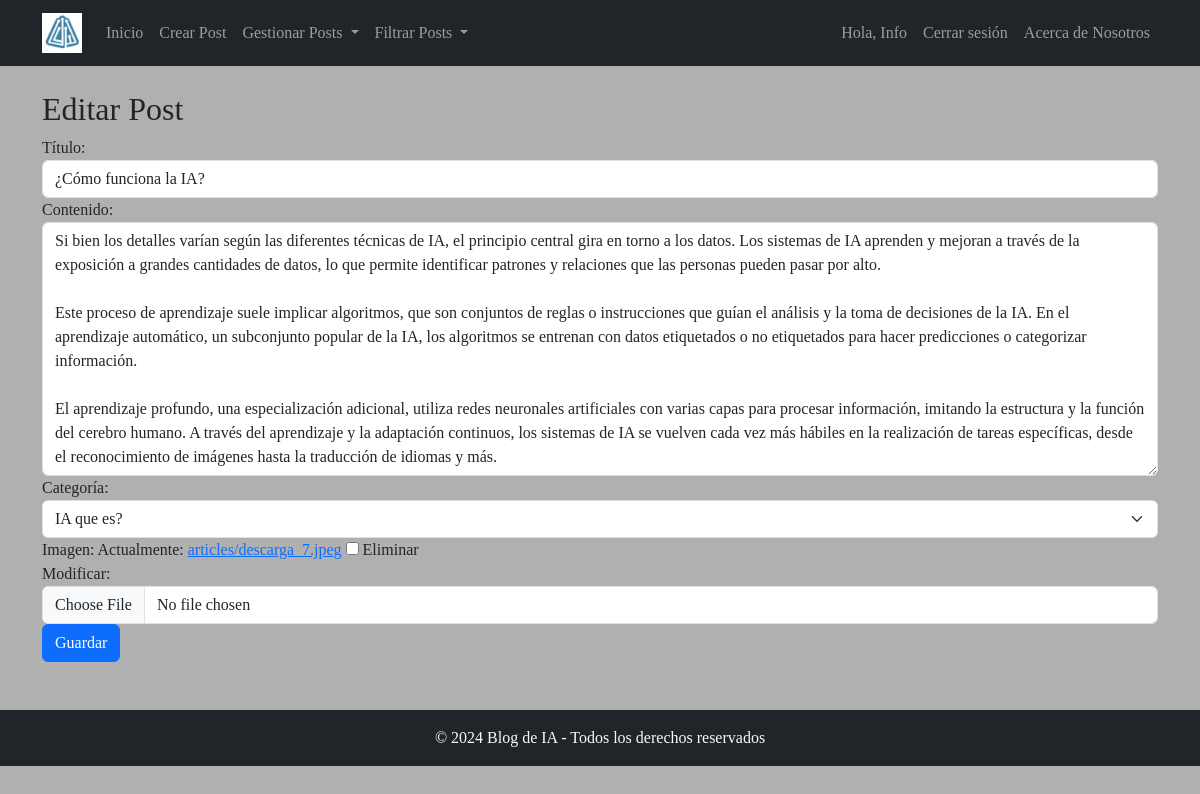
Page /article/como-funciona-la-ia/edit/ (signed in) on the committed database.
### blog/models.py (models this page shows, shortened)
class Article(models.Model):
    title = models.CharField(max_length=200)  # Título del artículo
    slug = models.SlugField(unique=True, max_length=200)  # Slug único para la URL
    content = HTMLField() # Contenido del artículo
    author = models.ForeignKey(User, on_delete=models.CASCADE)  # Autor del artículo
    published_date = models.DateTimeField(auto_now_add=True)  # Fecha de publicación automática
    category = models.ForeignKey(Category, on_delete=models.SET_NULL, null=True, blank=True)  # Categoría del artículo
    image = models.ImageField(upload_to='articles/', blank=True, null=True)  # Imagen del artículo
    class Meta:
        ordering = ['-published_date']  # Ordena los artículos por fecha de publicación (más recientes primero)
        verbose_name_plural = "Articles"  # Nombre plural para el modelo

### blog/views.py (the view)
# urls.py: path('article/<slug:slug>/edit/', article_edit, name='article_edit'),  # URL para editar un artículo
@login_required
def article_edit(request, slug):
    article = get_object_or_404(Article, slug=slug)  # Asegúrate de que el slug se pase aquí
    if request.user != article.author:
        return redirect('home')  # Solo el autor puede editar sus artículos
    if request.method == 'POST':
        form = ArticleForm(request.POST, request.FILES, instance=article)  # Crea el formulario con los datos del artículo
        if form.is_valid():
            article = form.save(commit=False)  # Guarda el artículo sin confirmar
            article.slug = slugify(article.title)  # Genera un nuevo slug basado en el título
            article.save()  # Guarda el artículo en la base de datos
            return redirect('article_detail', slug=article.slug)  # Redirige a la página de detalles del artículo
    else:
        form = ArticleForm(instance=article)  # Carga el formulario con los datos del artículo existente
    context = {
        'form': form,
        'article': article  # Pasa el artículo al contexto para la plantilla
    }
    return render(request, 'blog/article_form.html', context)  # Renderiza la plantilla del formulario

### blog/forms.py
class ArticleForm(forms.ModelForm):
    class Meta:
        model = Article  # Modelo asociado al formulario
        fields = ['title', 'content', 'category', 'image']  # Campos que se incluirán en el formulario
        exclude = ['published_date', 'author', 'slug']  # Campos que se excluirán del formulario
        content = forms.CharField(widget=TinyMCE(attrs={'cols': 80, 'rows': 30}))

### blog/models.py (called while the page is built)
    def __str__(self):
        return self.name  # Devuelve el nombre de la categoría como representación del objeto

### blog/templatetags/form_filters.py (called while the page is built)
@register.filter
def add_class(field, css_class):
    return field.as_widget(attrs={"class": css_class})

### blog/templates/blog/article_form.html (shortened to what this page needs)
{% extends 'blog/base.html' %}
{% load static %}
{% load form_filters %}
{% block content %}
<h2>{% if form.instance.pk %}Editar{% else %}Crear Nuevo{% endif %} Post</h2>
<form method="post" enctype="multipart/form-data">
    <div class="form-group" id = "titulo">
        <label for="{{ form.title.id_for_label }}">Título:</label>
        {{ form.title|add_class:"form-control" }}
    </div>
    <div class="form-group", id = "contenido">
        <label for="{{ form.content.id_for_label }}">Contenido:</label>
        {{ form.content|add_class:"form-control" }}
    </div>
    <div class="form-group" id = "categoria">
        <label for="{{ form.category.id_for_label }}">Categoría:</label>
        {{ form.category|add_class:"form-select" }}
    </div>
    <div class="form-group" id = "imagen">
        <label for="{{ form.image.id_for_label }}">Imagen:</label>
        {{ form.image|add_class:"form-control" }}
    </div>
    <button type="submit" class="btn btn-primary">Guardar</button>
</form>
{% endblock %}

### blog/templates/blog/base.html (shortened to what this page needs)
{% load static %}
<!DOCTYPE html>
<html lang="es">
<head>
    <link href="https://cdn.jsdelivr.net/npm/bootstrap@5.3.0/dist/css/bootstrap.min.css" rel="stylesheet">
    <link rel="stylesheet" href="{% static 'css/style.css' %}">
</head>
<body>
    <nav class="navbar navbar-expand-lg navbar-dark bg-dark">
        <div class="container">
            <a class="navbar-brand" href="{% url 'home' %}">
                <img src="{% static 'logo.jpeg' %}" alt="Logo" style="height: 40px; width: auto;">
            </a>
            <div class="collapse navbar-collapse" id="navbarNav">
                <ul class="navbar-nav me-auto">
                    <li class="nav-item">
                        <a class="nav-link" href="{% url 'home' %}">Inicio</a>
                    {% if user.is_authenticated %}
                        <li class="nav-item">
                            <a class="nav-link" href="{% url 'article_create' %}">Crear Post</a>
                        </li>
                        <li class="nav-item dropdown">
                            <a class="nav-link dropdown-toggle" href="#" id="navbarDropdown" role="button" data-bs-toggle="dropdown" aria-expanded="false">
                                Gestionar Posts
                            </a>
                        </li>
                        <li class="nav-item dropdown">
                            <a class="nav-link dropdown-toggle" href="#" id="navbarDropdown" role="button" data-bs-toggle="dropdown" aria-expanded="false">
                                Filtrar Posts
                            </a>
                        </li>
                    {% endif %}
                </ul>
                <ul class="navbar-nav" >
                    {% if user.is_authenticated %}
                        <li class="nav-item">
                            <span class="nav-link">Hola, {{ user.username }}</span>
                        </li>
                        <li class="nav-item">
                            <form method="post" action="{% url 'logout' %}">
                                <button type="submit" class="btn btn-link nav-link">Cerrar sesión</button>
                            </form>
                        </li>
                        <li class="nav-item">
                            <a class="nav-link" href="{% url 'about_us' %}">Acerca de Nosotros</a>
                        </li>
                    {% endif %}
                </ul>
            </div>
        </div>
    </nav>
    <main class="container mt-4">
        {% block content %}
        {% endblock %}
    </main>
    <footer class="bg-dark text-light text-center py-3 mt-5">
        <div class="container">
            © 2024 Blog de IA - Todos los derechos reservados
        </div>
    </footer>
</body>
</html>

### static/css/style.css (style rules this page uses)
body { background-color: #b0b0b0; font-family:'Times New Roman', Times, serif; }
body, html { height: 100%; margin: 0; display: flex; flex-direction: column; }
footer { position: relative; bottom: 0; width: 100%; }

### rows in the picture
Article: title "¿Cómo funciona la IA?", content "Si bien los detalles varían según las diferentes técnicas de IA, el principio central gira en torno a los datos. Los sistemas de IA aprenden y mejoran a través de la exposición a grandes cantidades de datos, lo que permite identificar patrones y relaciones que las personas pueden pasar por alto. Este proceso de aprendizaje suele implicar algoritmos, que son conjuntos de reglas o instrucciones que guían el análisis y la toma de decisiones de la IA. En el aprendizaje automático, un subconjunto popular de la IA, los algoritmos se entrenan con datos etiquetados o no etiquetados para hacer predicciones o categorizar información. El aprendizaje profundo, una especialización adicional, utiliza…", category "IA que es?"

### other values in the picture
{{ user.username }} "Info"
